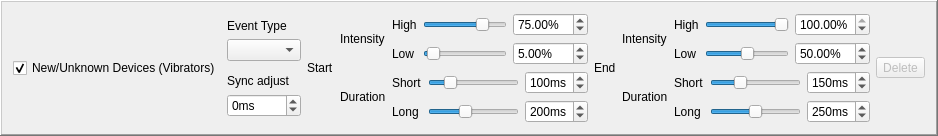
        <widget class="QFrame" name="defaultVibeFrame">
         <property name="frameShape">
          <enum>QFrame::WinPanel</enum>
         </property>
         <property name="frameShadow">
          <enum>QFrame::Raised</enum>
         </property>
         <layout class="QHBoxLayout" name="defaultVibeFrameLayout">
          <item>
           <layout class="QHBoxLayout" name="defaultVibeLayout">
            <item>
             <widget class="QCheckBox" name="defaultVibeEnableCheckBox">
              <property name="text">
               <string>New/Unknown Devices (Vibrators)</string>
              </property>
              <property name="checked">
               <bool>true</bool>
              </property>
             </widget>
            </item>
            <item>
             <layout class="QVBoxLayout" name="defaultVibeEventTypeAndSyncLayout">
              <item>
               <spacer name="defaultVibeVerticalSpacerTop">
                <property name="orientation">
                 <enum>Qt::Vertical</enum>
                </property>
                <property name="sizeHint" stdset="0">
                 <size>
                  <width>20</width>
                  <height>0</height>
                 </size>
                </property>
               </spacer>
              </item>
              <item>
               <widget class="QLabel" name="defaultVibeEventTypeLabel">
                <property name="text">
                 <string>Event Type</string>
                </property>
               </widget>
              </item>
              <item>
               <widget class="QComboBox" name="defaultVibeEventTypeComboBox"/>
              </item>
              <item>
               <spacer name="defaultVibeVerticalSpacerMiddle">
                <property name="orientation">
                 <enum>Qt::Vertical</enum>
                </property>
                <property name="sizeHint" stdset="0">
                 <size>
                  <width>20</width>
                  <height>0</height>
                 </size>
                </property>
               </spacer>
              </item>
              <item>
               <widget class="QLabel" name="defaultVibeSyncAdjustLabel">
                <property name="text">
                 <string>Sync adjust</string>
                </property>
               </widget>
              </item>
              <item>
               <widget class="QSpinBox" name="defaultVibeSyncAdjustSpinBox">
                <property name="suffix">
                 <string>ms</string>
                </property>
                <property name="minimum">
                 <number>-1500</number>
                </property>
                <property name="maximum">
                 <number>1500</number>
                </property>
               </widget>
              </item>
              <item>
               <spacer name="defaultVibeVerticalSpacerBottom">
                <property name="orientation">
                 <enum>Qt::Vertical</enum>
                </property>
                <property name="sizeHint" stdset="0">
                 <size>
                  <width>20</width>
                  <height>0</height>
                 </size>
                </property>
               </spacer>
              </item>
             </layout>
            </item>
            <item>
             <widget class="QLabel" name="defaultVibeStartLabel">
              <property name="text">
               <string>Start</string>
              </property>
             </widget>
            </item>
            <item>
             <layout class="QGridLayout" name="defaultVibeStartParamsGridLayout">
              <item row="0" column="0">
               <widget class="QLabel" name="defaultVibeStartIntensityLabel">
                <property name="text">
                 <string>Intensity</string>
                </property>
               </widget>
              </item>
              <item row="0" column="1">
               <layout class="QGridLayout" name="defaultVibeStartIntensityGridLayout">
                <item row="0" column="1">
                 <widget class="QSlider" name="defaultVibeStartIntensityHighSlider">
                  <property name="maximum">
                   <number>10000</number>
                  </property>
                  <property name="singleStep">
                   <number>100</number>
                  </property>
                  <property name="pageStep">
                   <number>1000</number>
                  </property>
                  <property name="value">
                   <number>7500</number>
                  </property>
                  <property name="orientation">
                   <enum>Qt::Horizontal</enum>
                  </property>
                 </widget>
                </item>
                <item row="1" column="0">
                 <widget class="QLabel" name="defaultVibeStartIntensityLowLabel">
                  <property name="text">
                   <string>Low</string>
                  </property>
                 </widget>
                </item>
                <item row="0" column="2">
                 <widget class="QDoubleSpinBox" name="defaultVibeStartIntensityHighSpinBox">
                  <property name="suffix">
                   <string>%</string>
                  </property>
                  <property name="maximum">
                   <double>100.000000000000000</double>
                  </property>
                  <property name="value">
                   <double>75.000000000000000</double>
                  </property>
                 </widget>
                </item>
                <item row="0" column="0">
                 <widget class="QLabel" name="defaultVibeStartIntensityHighLabel">
                  <property name="text">
                   <string>High</string>
                  </property>
                 </widget>
                </item>
                <item row="1" column="2">
                 <widget class="QDoubleSpinBox" name="defaultVibeStartIntensityLowSpinBox">
                  <property name="suffix">
                   <string>%</string>
                  </property>
                  <property name="maximum">
                   <double>100.000000000000000</double>
                  </property>
                  <property name="value">
                   <double>5.000000000000000</double>
                  </property>
                 </widget>
                </item>
                <item row="1" column="1">
                 <widget class="QSlider" name="defaultVibeStartIntensityLowSlider">
                  <property name="maximum">
                   <number>10000</number>
                  </property>
                  <property name="singleStep">
                   <number>100</number>
                  </property>
                  <property name="pageStep">
                   <number>1000</number>
                  </property>
                  <property name="value">
                   <number>500</number>
                  </property>
                  <property name="orientation">
                   <enum>Qt::Horizontal</enum>
                  </property>
                 </widget>
                </item>
               </layout>
              </item>
              <item row="1" column="0">
               <widget class="QLabel" name="defaultVibeStartDurationLabel">
                <property name="text">
                 <string>Duration</string>
                </property>
               </widget>
              </item>
              <item row="1" column="1">
               <layout class="QGridLayout" name="defaultVibeStartDurationGridLayout">
                <item row="0" column="1">
                 <widget class="QSlider" name="defaultVibeStartDurationShortSlider">
                  <property name="minimum">
                   <number>1</number>
                  </property>
                  <property name="maximum">
                   <number>500</number>
                  </property>
                  <property name="value">
                   <number>100</number>
                  </property>
                  <property name="orientation">
                   <enum>Qt::Horizontal</enum>
                  </property>
                 </widget>
                </item>
                <item row="0" column="0">
                 <widget class="QLabel" name="defaultVibeStartDurationShortLabel">
                  <property name="text">
                   <string>Short</string>
                  </property>
                 </widget>
                </item>
                <item row="1" column="0">
                 <widget class="QLabel" name="defaultVibeStartDurationLongLabel">
                  <property name="text">
                   <string>Long</string>
                  </property>
                 </widget>
                </item>
                <item row="0" column="2">
                 <widget class="QSpinBox" name="defaultVibeStartDurationShortSpinBox">
                  <property name="suffix">
                   <string>ms</string>
                  </property>
                  <property name="minimum">
                   <number>1</number>
                  </property>
                  <property name="maximum">
                   <number>500</number>
                  </property>
                  <property name="value">
                   <number>100</number>
                  </property>
                 </widget>
                </item>
                <item row="1" column="2">
                 <widget class="QSpinBox" name="defaultVibeStartDurationLongSpinBox">
                  <property name="suffix">
                   <string>ms</string>
                  </property>
                  <property name="minimum">
                   <number>1</number>
                  </property>
                  <property name="maximum">
                   <number>500</number>
                  </property>
                  <property name="value">
                   <number>200</number>
                  </property>
                 </widget>
                </item>
                <item row="1" column="1">
                 <widget class="QSlider" name="defaultVibeStartDurationLongSlider">
                  <property name="minimum">
                   <number>1</number>
                  </property>
                  <property name="maximum">
                   <number>500</number>
                  </property>
                  <property name="value">
                   <number>200</number>
                  </property>
                  <property name="orientation">
                   <enum>Qt::Horizontal</enum>
                  </property>
                 </widget>
                </item>
               </layout>
              </item>
             </layout>
            </item>
            <item>
             <widget class="QLabel" name="defaultVibeEndLabel">
              <property name="text">
               <string>End</string>
              </property>
             </widget>
            </item>
            <item>
             <layout class="QGridLayout" name="defaultVibeEndParamsGridLayout">
              <item row="0" column="0">
               <widget class="QLabel" name="defaultVibeEndIntensityLabel">
                <property name="text">
                 <string>Intensity</string>
                </property>
               </widget>
              </item>
              <item row="0" column="1">
               <layout class="QGridLayout" name="defaultVibeEndIntensityGridLayout">
                <item row="0" column="1">
                 <widget class="QSlider" name="defaultVibeEndIntensityHighSlider">
                  <property name="maximum">
                   <number>10000</number>
                  </property>
                  <property name="singleStep">
                   <number>100</number>
                  </property>
                  <property name="pageStep">
                   <number>1000</number>
                  </property>
                  <property name="value">
                   <number>10000</number>
                  </property>
                  <property name="orientation">
                   <enum>Qt::Horizontal</enum>
                  </property>
                 </widget>
                </item>
                <item row="1" column="0">
                 <widget class="QLabel" name="defaultVibeEndIntensityLowLabel">
                  <property name="text">
                   <string>Low</string>
                  </property>
                 </widget>
                </item>
                <item row="0" column="2">
                 <widget class="QDoubleSpinBox" name="defaultVibeEndIntensityHighSpinBox">
                  <property name="suffix">
                   <string>%</string>
                  </property>
                  <property name="maximum">
                   <double>100.000000000000000</double>
                  </property>
                  <property name="value">
                   <double>100.000000000000000</double>
                  </property>
                 </widget>
                </item>
                <item row="0" column="0">
                 <widget class="QLabel" name="defaultVibeEndIntensityHighLabel">
                  <property name="text">
                   <string>High</string>
                  </property>
                 </widget>
                </item>
                <item row="1" column="2">
                 <widget class="QDoubleSpinBox" name="defaultVibeEndIntensityLowSpinBox">
                  <property name="suffix">
                   <string>%</string>
                  </property>
                  <property name="maximum">
                   <double>100.000000000000000</double>
                  </property>
                  <property name="value">
                   <double>50.000000000000000</double>
                  </property>
                 </widget>
                </item>
                <item row="1" column="1">
                 <widget class="QSlider" name="defaultVibeEndIntensityLowSlider">
                  <property name="maximum">
                   <number>10000</number>
                  </property>
                  <property name="singleStep">
                   <number>100</number>
                  </property>
                  <property name="pageStep">
                   <number>1000</number>
                  </property>
                  <property name="value">
                   <number>5000</number>
                  </property>
                  <property name="orientation">
                   <enum>Qt::Horizontal</enum>
                  </property>
                 </widget>
                </item>
               </layout>
              </item>
              <item row="1" column="0">
               <widget class="QLabel" name="defaultVibeEndDurationLabel">
                <property name="text">
                 <string>Duration</string>
                </property>
               </widget>
              </item>
              <item row="1" column="1">
               <layout class="QGridLayout" name="defaultVibeEndDurationGridLayout">
                <item row="0" column="1">
                 <widget class="QSlider" name="defaultVibeEndDurationShortSlider">
                  <property name="minimum">
                   <number>1</number>
                  </property>
                  <property name="maximum">
                   <number>500</number>
                  </property>
                  <property name="value">
                   <number>150</number>
                  </property>
                  <property name="orientation">
                   <enum>Qt::Horizontal</enum>
                  </property>
                 </widget>
                </item>
                <item row="0" column="0">
                 <widget class="QLabel" name="defaultVibeEndDurationShortLabel">
                  <property name="text">
                   <string>Short</string>
                  </property>
                 </widget>
                </item>
                <item row="1" column="0">
                 <widget class="QLabel" name="defaultVibeEndDurationLongLabel">
                  <property name="text">
                   <string>Long</string>
                  </property>
                 </widget>
                </item>
                <item row="0" column="2">
                 <widget class="QSpinBox" name="defaultVibeEndDurationShortSpinBox">
                  <property name="suffix">
                   <string>ms</string>
                  </property>
                  <property name="minimum">
                   <number>1</number>
                  </property>
                  <property name="maximum">
                   <number>500</number>
                  </property>
                  <property name="value">
                   <number>150</number>
                  </property>
                 </widget>
                </item>
                <item row="1" column="2">
                 <widget class="QSpinBox" name="defaultVibeEndDurationLongSpinBox">
                  <property name="suffix">
                   <string>ms</string>
                  </property>
                  <property name="minimum">
                   <number>1</number>
                  </property>
                  <property name="maximum">
                   <number>500</number>
                  </property>
                  <property name="value">
                   <number>250</number>
                  </property>
                 </widget>
                </item>
                <item row="1" column="1">
                 <widget class="QSlider" name="defaultVibeEndDurationLongSlider">
                  <property name="minimum">
                   <number>1</number>
                  </property>
                  <property name="maximum">
                   <number>500</number>
                  </property>
                  <property name="value">
                   <number>250</number>
                  </property>
                  <property name="orientation">
                   <enum>Qt::Horizontal</enum>
                  </property>
                 </widget>
                </item>
               </layout>
              </item>
             </layout>
            </item>
            <item>
             <widget class="QToolButton" name="defaultVibeDeleteButton">
              <property name="enabled">
               <bool>false</bool>
              </property>
              <property name="text">
               <string>Delete</string>
              </property>
             </widget>
            </item>
           </layout>
          </item>
         </layout>
        </widget>
